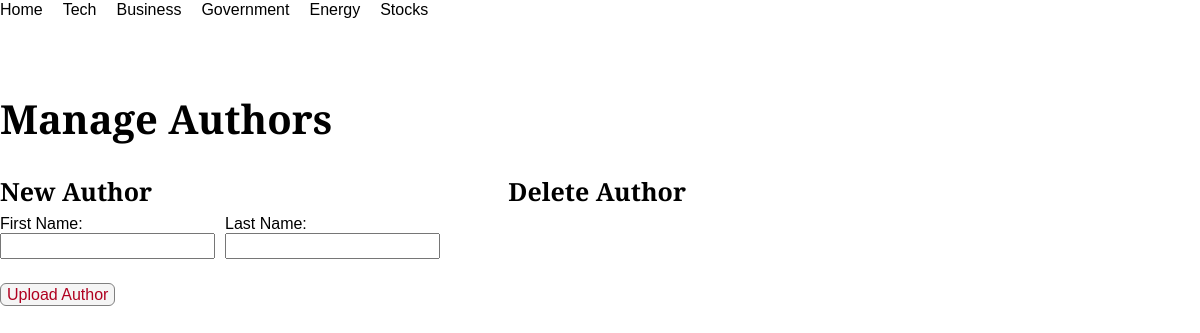
/author_manage.php, run on the app's committed database.
### tables this page shows
CREATE TABLE `categories` (
  `id` int NOT NULL,
  `name` varchar(30) NOT NULL
);

### classes/Category.php (called while the page is built, shortened)
<?php
class Category {
    public function __construct($props = null) {
        if ($props != null) {
            if (array_key_exists("id", $props)) {
                $this->id = $props["id"];
            }
            $this->name = $props["name"];
        }
    }
    public static function findAll() {
        $categories = array();
        $db = null;
        try {
            $db = DB::getInstance()->getConnection();
            $sql = "SELECT * FROM categories";
            $stmt = $db->prepare($sql);
            $status = $stmt->execute();
            if ($stmt->rowCount() !== 0) {
                $row = $stmt->fetch(PDO::FETCH_ASSOC);
                while ($row !== FALSE) {
                    $category = new Category($row);
                    $categories[] = $category;
                    $row = $stmt->fetch(PDO::FETCH_ASSOC);
                }
            }
        }
        finally {
            if ($db !== null) {
                $db = null;
            }
        }
        return $categories;
    }
}
?>

### lib/global.php (called while the page is built, shortened)
<?php
function old($key, $default = null)
{
    $result = $default;
    return $result;
}

### author_manage.php (the view, shortened to what this page needs)
<?php
require_once './lib/global.php';
?>
<!DOCTYPE html>
<html lang="en">
<head>
    <?php include './inc/head_Content.php' ?>
</head>
<body>
    <?php require_once "./lib/navbar.php"; ?>
    <div class="container">
    </div>
    <div class="container">
        <div class="width-12">
            <h1>Manage Authors</h1>
        </div>
    </div>
    <div class="container">
        <div class="width-4">
            <h3>New Author</h3>
            <form action="author_store.php" method="POST" enctype="multipart/form-data" novalidate>
                <div class="formRow">
                    <div class="input textInput">
                        <label for="first_name">First Name:</label>
                        <div>
                            <input type="text" id="first_name" name="first_name" value="<?= old('first_name') ?>" required>
                        </div>
                    </div>
                    <div class="input textInput">
                        <label for="last_name">Last Name:</label>
                        <div>
                            <input type="text" id="last_name" name="last_name" value="<?= old('last_name') ?>" required>
                        </div>
                    </div>
                </div>
                <button type="submit" class="button selectButton">Upload Author</button>
            </form>
        </div>
        <div class="widwth-2"></div>
        <div class="width-6">
            <div class="dropdown">
                <div class="dropdownButton">
                    <h3>Delete Author</h3>
                </div>
            </div>
        </div>
    </div>
</body>
</html>

### lib/navbar.php
<?php
try {
    $categories = Category::findAll();
}
catch (Exception $e) {
    echo $e->getMessage();
    exit();
}
?>
<ul class="navbar">
    <li><a href="index.php">Home</a></li>
    <?php foreach ($categories as $c) { ?>
        <li><a href="category.php?id=<?= $c->id ?>"><?= $c->name ?></a></li>
    <?php } ?>
</ul>

### css/grid.css (style rules this page uses)
.container { padding-top: 40px; padding-bottom: 0px; width: 1200px; margin: auto; display: grid; grid-template-columns: repeat(12, 1fr); grid-column-gap: 20px; grid-row-gap: 10px; grid-row: auto; }
.width-4 { grid-column: span 4; }
.width-6 { grid-column: span 6; }
.width-12 { grid-column: span 12; }

### css/style.css (style rules this page uses)
body { background-color: #FFFFFF; font-family: "Playfair Display", sans-serif; font-weight: 400; line-height: 1.2em; transition: all 0.3s; }
h1, h2, h3, h4, h5 { line-height: 1; }
h1 { font-family: "Inria Serif", sans-serif; font-size: 40px; }
h3 { font-size: 25px; margin-bottom: 10px; }
.navbar { gap: 20px; display: flex; }
.button { background-color: #f5f5f5; color: #b00020; border: 1px solid #808080; border-radius: 6px; cursor: pointer; }
.formRow { gap: 10px; display: flex; }
.selectButton { margin-top: 19px; align-self: flex-start; }

### data on the page
categories: name "Tech"
categories: name "Business"
categories: name "Government"
categories: name "Energy"
categories: name "Stocks"
